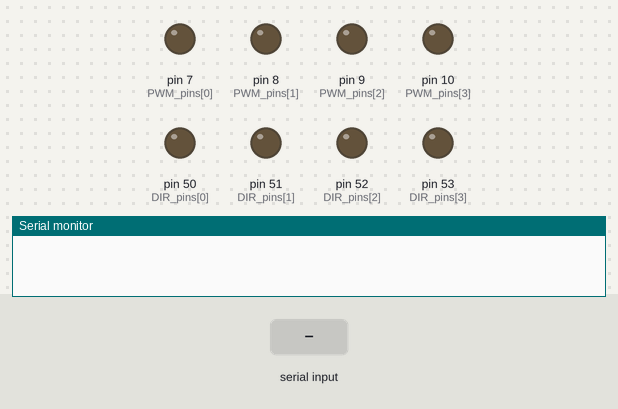
Bench run of a sketch on a simulated Arduino Mega 2560, built with avr-gcc and run on an emulated ATmega2560. On the bench: output pins drawn as LEDs (lit = HIGH), the last lines printed to the serial monitor. The test bench sets the inputs (shaded band).

Above: at 1.2 s.
1.3 s: "f" received over Serial
At 2.1 s:
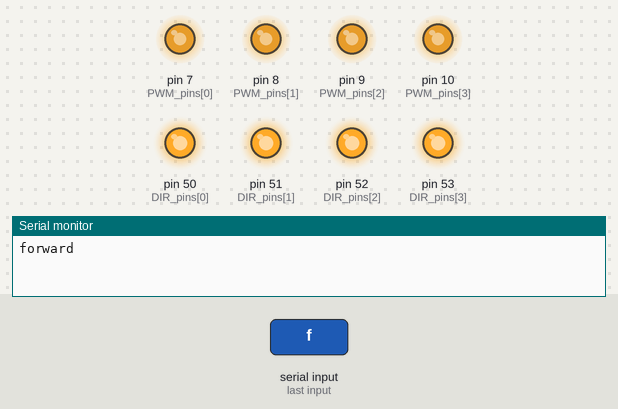
2.8 s: "b" received over Serial
At 3.2 s:
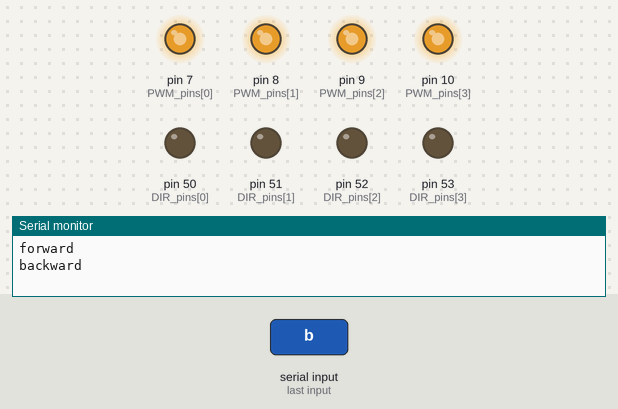
4.3 s: "r" received over Serial
At 5.5 s:
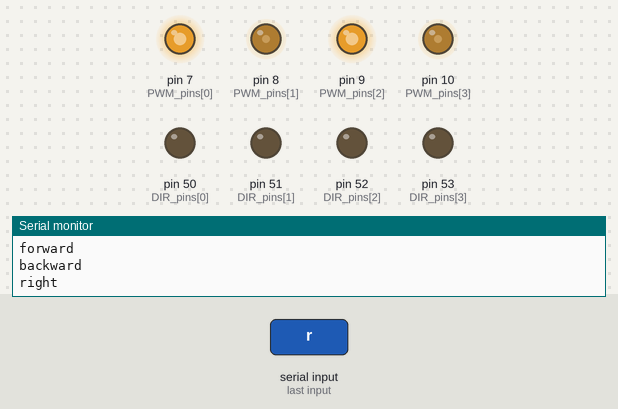
5.8 s: "l" received over Serial
At 6.7 s:
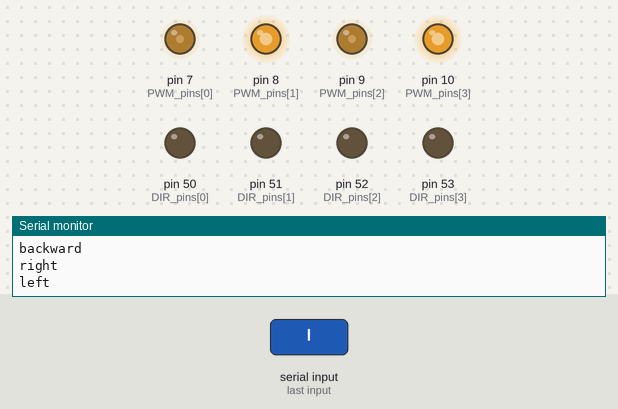
Timing chart, 0 to 8.3 s (numbered marks = the images above; inputs shaded):
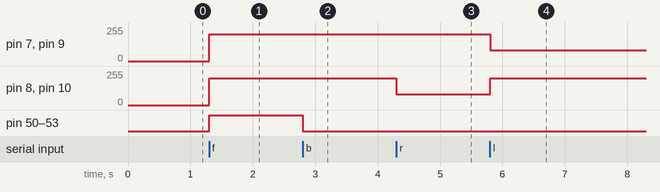

The sketch:

NWCH_bot_move.ino
```cpp
char ch;
int PWM_pins[]={7,8,9,10};
int DIR_pins[]={50,51,52,53};

 void setup()
 {
  Serial.begin(9600);
  for(int i=0;i<4;i++)
  {
    pinMode(PWM_pins[i],OUTPUT);
    pinMode(DIR_pins[i],OUTPUT);
  }
 //initial conditions
  for(int i=0;i<4;i++)
  {
    digitalWrite(PWM_pins[i],LOW);
    digitalWrite(DIR_pins[i],LOW);
  }
 }

 void loop()
 {
  while(Serial.available())
 {
  ch=(char)Serial.read();

  if(ch=='f')
  {
   Serial.println("forward");
   for(int i=0;i<4;i++)
   {
   digitalWrite(DIR_pins[i],HIGH);
   analogWrite(PWM_pins[i],200);
   }
  }

  else if(ch=='b')
  {
   Serial.println("backward");
   for(int i=0;i<4;i++)
   {
   digitalWrite(DIR_pins[i],LOW);
   analogWrite(PWM_pins[i],200);
   }
  }

  else if(ch=='r')
  {
    Serial.println("right");
  analogWrite(PWM_pins[1],80);
  analogWrite(PWM_pins[3],80);
  analogWrite(PWM_pins[0],200);
  analogWrite(PWM_pins[2],200);
  }

  else if(ch=='l')
  {
    Serial.println("left");
  analogWrite(PWM_pins[0],80);
  analogWrite(PWM_pins[2],80);
  analogWrite(PWM_pins[1],200);
  analogWrite(PWM_pins[3],200);
  }

   else if(ch=='s')
  {
   Serial.println("stop");
   for(int i=0;i<4;i++)
   {
   digitalWrite(DIR_pins[i],LOW);
   analogWrite(PWM_pins[i],0);
   }
   }

delay(100);

}


}
```

Measured:
- after the input at 1.3 s, pin 7 (PWM_pins[0]), pin 8 (PWM_pins[1]), pin 9 (PWM_pins[2]), pin 10 (PWM_pins[3]): 0/255 → 200/255 at once; pin 50 (DIR_pins[0]), pin 51 (DIR_pins[1]), pin 52 (DIR_pins[2]), pin 53 (DIR_pins[3]): LOW → HIGH at once
- after the input at 2.8 s, pin 50 (DIR_pins[0]), pin 51 (DIR_pins[1]), pin 52 (DIR_pins[2]), pin 53 (DIR_pins[3]): HIGH → LOW at once
- after the input at 4.3 s, pin 8 (PWM_pins[1]), pin 10 (PWM_pins[3]): 200/255 → 80/255 at once
- after the input at 5.8 s, pin 7 (PWM_pins[0]), pin 9 (PWM_pins[2]): 200/255 → 80/255 at once; pin 8 (PWM_pins[1]), pin 10 (PWM_pins[3]): 80/255 → 200/255 at once
